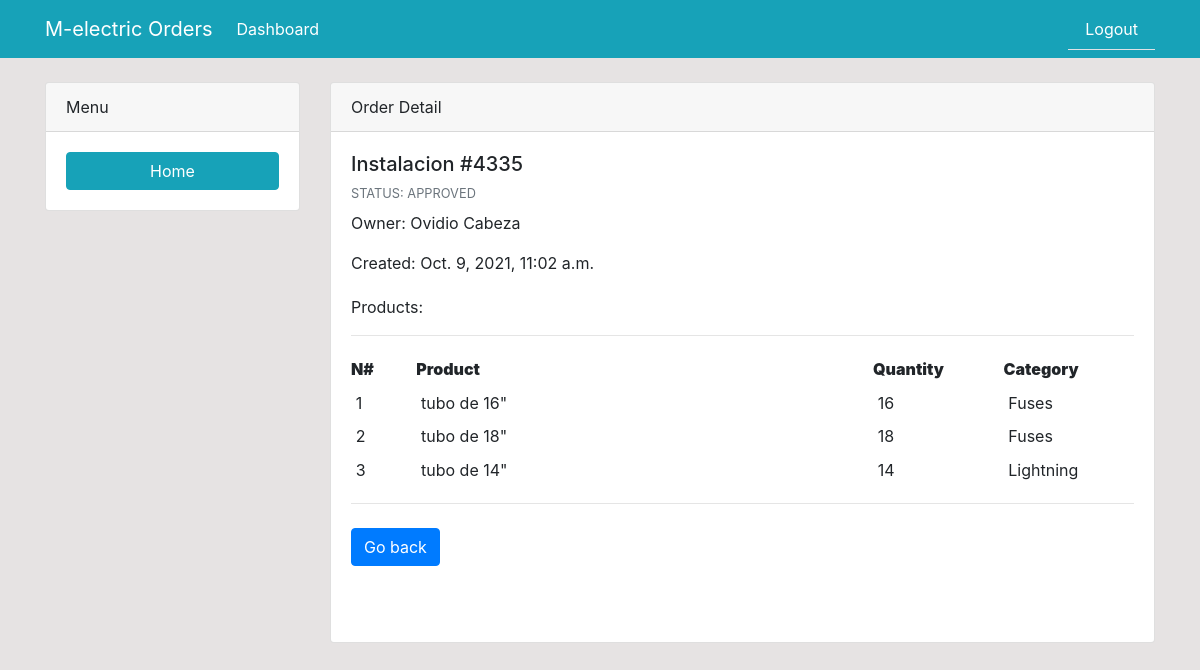
Page /order-detail/45 (signed in) on the earlier database version.
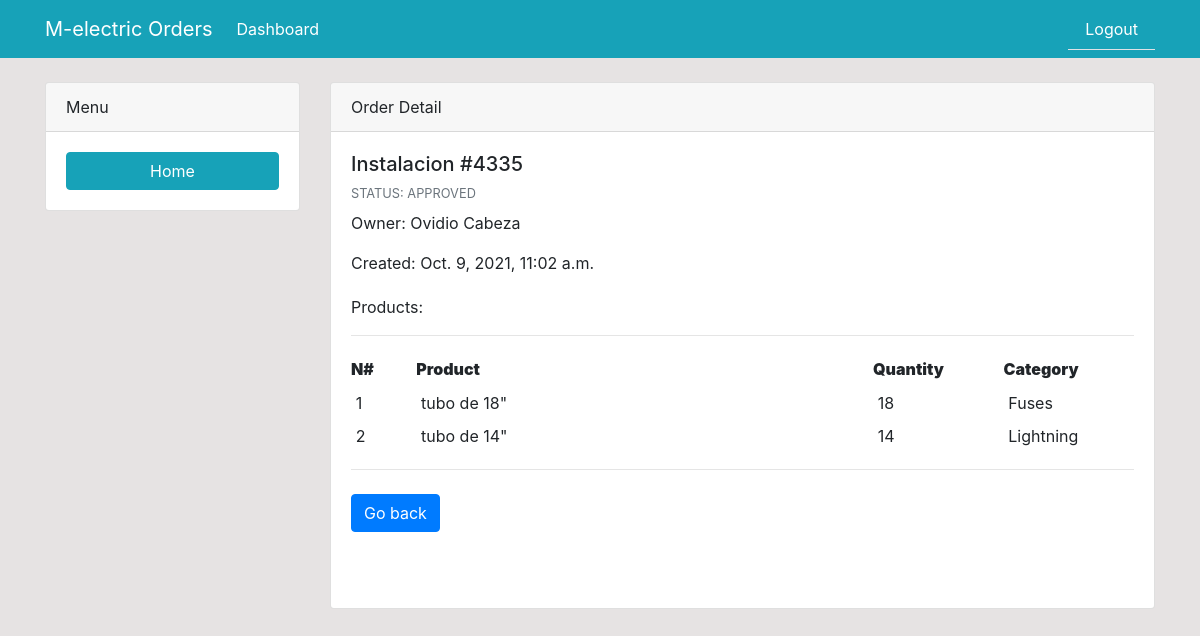
Same page on the later database version.
### dashboard/models.py (models this page shows)
class ThroughModel(models.Model):
	product = models.ForeignKey(Product, on_delete=models.CASCADE)
	order = models.ForeignKey(Order, on_delete=models.CASCADE)
	quantity = models.PositiveIntegerField(null=True, default=0)

class Product(models.Model):
	product_name = models.CharField('Product Name', max_length=100)
	category = models.ForeignKey(Category, blank=True, null=True, on_delete=models.CASCADE)
	def __str__(self):
		return self.product_name

class Category(models.Model):
	category_name = models.CharField('Category', max_length=50)
	def __str__(self):
		return self.category_name

### dashboard/views.py (the view)
# urls.py: path('order-detail/<int:id>', views.order_detail, name='order-detail'),
@login_required
def order_detail(request, id):
    order = Order.objects.get(pk=id)
    products = ThroughModel.objects.filter(order=order.id)
    context = {
        'order': order,
        'products': products,
    }
    return render(request, "dashboard/order_detail.html", context)

### templates/dashboard/order_detail.html (shortened to what this page needs)
{% extends 'partials/base.html' %}
{% load crispy_forms_tags %}
{% block content %}
<div class="container">
    <div class="row mt-4">
        <div class="col-md-3">
            <div class="card">
                <div class="card-header">
                    Menu
                </div>
                <div class="card-body">
                    <a class="btn btn-info btn-block" href="{% url 'index' %}">Home</a>
                </div>
            </div>
        </div>
        <div class="col-md-9">
            <div class="card">
                <div class="card-header">
                    Order Detail
                </div>
                <div class="card-body">
                    <section class="mb-5">
                        <div class="row">
                            <div class="col-md-12">
                                <h5>{{order.description}}</h5>
                                <p class="mb-2 text-muted text-uppercase small">Status: {{order.status}}</p>
                                <p><span class="mr-1">Owner: {{order.user.first_name}} {{order.user.last_name}} </span></p>
                                <p><span class="mr-1">Created: {{order.created}} </span></p>
                                <p class="pt-1">Products:</p>
                                <hr>
                                    <div class="table-responsive">
                                        <table class="table table-sm table-borderless mb-0">
                                            <tbody>
                                                <tr>
                                                    <th class="pl-0 col-1" scope="row"><strong>N#</strong></th>
                                                    <th class="pl-0 col-7" scope="row"><strong>Product</strong></th>
                                                    <th class="pl-0 col-2" scope="row"><strong>Quantity</strong></th>
                                                    <th class="pl-0 col-2" scope="row"><strong>Category</strong></th>
                                                </tr>
                                                {% for product in products %}
                                                <tr>
                                                    <td>{{forloop.counter}}</td>
                                                    <td>{{ product.product }}</td>
                                                    <td>{{ product.quantity }}</td>
                                                    <td>{{ product.product.category }}</td>
                                                </tr>
                                                {% endfor %}
                                            </tbody>
                                        </table>
                                    </div>
                                    <hr>
                                    <a href="{% url 'index' %}" type="button" class="btn btn-primary btn-md mr-1 mb-2">Go back</a>
                                    </div>
                                </div>
                            </section>
                        </div>
                    </div>
                </div>
            </div>
        </div>
        {% endblock %}

Differences in the rows shown:
removed ThroughModel: product "tubo de 16\"", quantity "16", product.category "Fuses"
